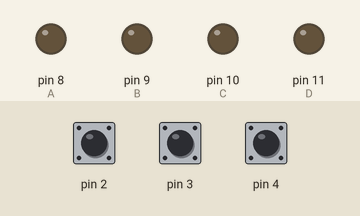
Recording of a sketch running on a simulated Arduino Uno, built with avr-gcc and run on an emulated ATmega328P. Parts: output pins drawn as LEDs (lit = HIGH). Inputs (shaded band) come from the test bench; at power-on: pin 2 HIGH, pin 3 HIGH, pin 4 HIGH.

Above: at 1.2 s.
1.3 s: pin 2 pulled LOW for 0.15 s
At 2.0 s:
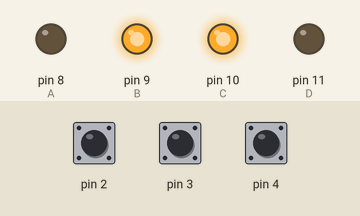
2.9 s: pin 3 pulled LOW for 0.15 s
At 3.2 s:
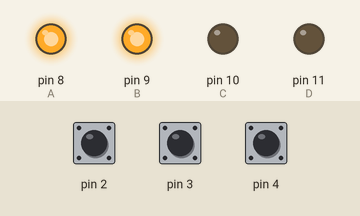
4.5 s: pin 4 pulled LOW for 0.15 s
At 5.6 s:
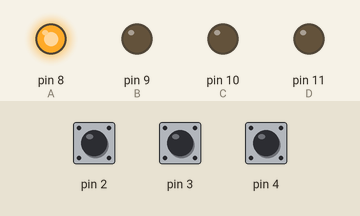
6.1 s: pin 2 pulled LOW for 1 s
At 6.8 s:
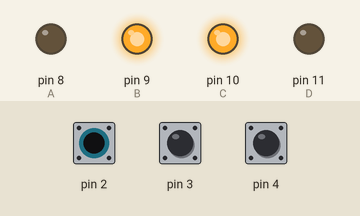
8.6 s: pin 3 pulled LOW for 1 s
At 9.9 s:
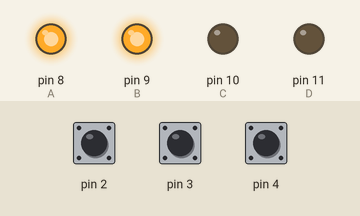
11.1 s: pin 3 driven LOW and pin 4 driven LOW
At 12.1 s:
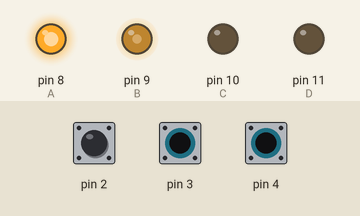
Timing chart, 0 to 13.6 s (numbered marks = the images above; inputs shaded):
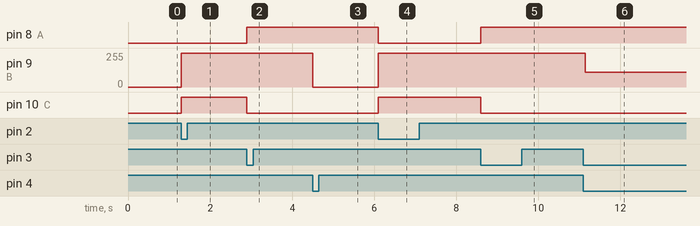

The sketch:

test_stepper.ino.ino
```cpp
int A=8; //pin 8 - pin 11
int B=9;
int C=10;
int D=11;

void setup(){
  //di deklarasikan sebagai output
pinMode(A,OUTPUT); pinMode(B,OUTPUT);
pinMode(C,OUTPUT); pinMode(D,OUTPUT);

  pinMode(2,INPUT_PULLUP);
  pinMode(3,INPUT_PULLUP);
  pinMode(4,INPUT_PULLUP);
}

void pergerakan_1(){
digitalWrite(A,0);
digitalWrite(D,1);
digitalWrite(B,0);
digitalWrite(C,1);
}

void pergerakan_2(){
digitalWrite(A,0);
digitalWrite(D,0);
digitalWrite(B,1);
digitalWrite(C,1);
}

void pergerakan_3(){
digitalWrite(A,1);
digitalWrite(D,0);
digitalWrite(B,1);
digitalWrite(C,0);
}

void pergerakan_4(){
digitalWrite(A,1);
digitalWrite(D,0);
digitalWrite(B,0);
digitalWrite(C,0);
}

void pergerakan(){
  pergerakan_1(); delay(1000);
  pergerakan_2(); delay(1000);
  pergerakan_3(); delay(1000);
  pergerakan_4(); delay(1000);
}

void loop(){
if (digitalRead(2) == LOW) {
       pergerakan_2();
}

if (digitalRead(3) == LOW) {
        pergerakan_3();
}

if (digitalRead(4) == LOW) {
        pergerakan_4();
}
}
```

Measured:
- after the input at 1.3 s, pin 9 (B): 0/255 → 255/255 at once; pin 10 (C): LOW → HIGH at once
- after the input at 2.9 s, pin 8 (A): LOW → HIGH at once; pin 10 (C): HIGH → LOW at once
- after the input at 4.5 s, pin 9 (B): 255/255 → 0/255 at once
- after the input at 6.1 s, pin 8 (A): HIGH → LOW at once; pin 9 (B): 0/255 → 255/255 at once; pin 10 (C): LOW → HIGH at once
- after the input at 8.6 s, pin 8 (A): LOW → HIGH at once; pin 10 (C): HIGH → LOW at once
- after the input at 11.1 s, pin 9 (B): 255/255 → 111/255 at once
